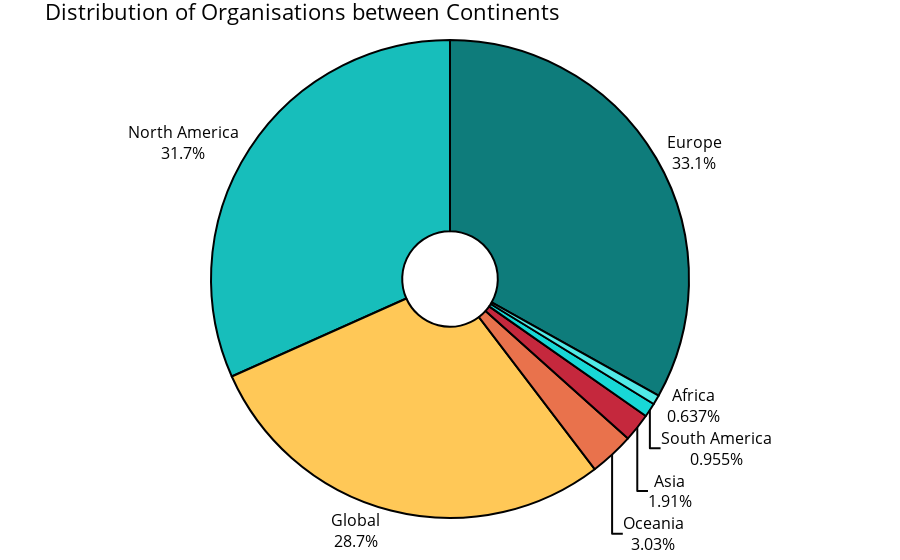

The notebook cell saved with this chart:
### Code cell
continent_his = df_organizations["continent"].value_counts().to_frame().rename_axis("continent_name")
continent_his.rename(index={"EU": "Europe", "NA": "North America", "": "Global", "OC":"Oceania", "AS":"Asia", "SA":"South America", "AF":"Africa"},inplace=True)
fig = px.pie(continent_his.reset_index(), values="continent", names="continent_name", color_discrete_sequence=color_discrete_sequence, hole=0.2)

fig.update_layout(title="Distribution of Organisations between Continents", font_size=16, showlegend=False, hovermode=False)
fig.update_traces(textposition='outside', textinfo='label+percent', marker=dict(line=dict(color='#000000', width=2)))
fig['layout'].update(margin=dict(l=0,r=0,b=0,t=40))

fig.show()

### Figure 1 — Plotly figure (JSON) as saved in the notebook; plotly's stock layout.template omitted (floating-point values rounded to 4 significant figures)
{"data": [{"domain": {"x": [0, 1], "y": [0, 1]}, "hole": 0.2, "hovertemplate": "continent_name=%{label}<br>continent=%{value}<extra></extra>", "labels": ["Europe", "North America", "Global", "Oceania", "Asia", "South America", "Africa"], "legendgroup": "", "marker": {"line": {"color": "#000000", "width": 2}}, "name": "", "showlegend": true, "textinfo": "label+percent", "textposition": "outside", "type": "pie", "values": [208, 199, 180, 19, 12, 6, 4]}], "layout": {"font": {"size": 16}, "hovermode": false, "legend": {"tracegroupgap": 0}, "margin": {"b": 0, "l": 0, "r": 0, "t": 40}, "piecolorway": ["#0E7C7B", "#17BEBB", "#FFC857", "#E9724C", "#C5283D"], "showlegend": false, "title": {"text": "Distribution of Organisations between Continents"}}}
